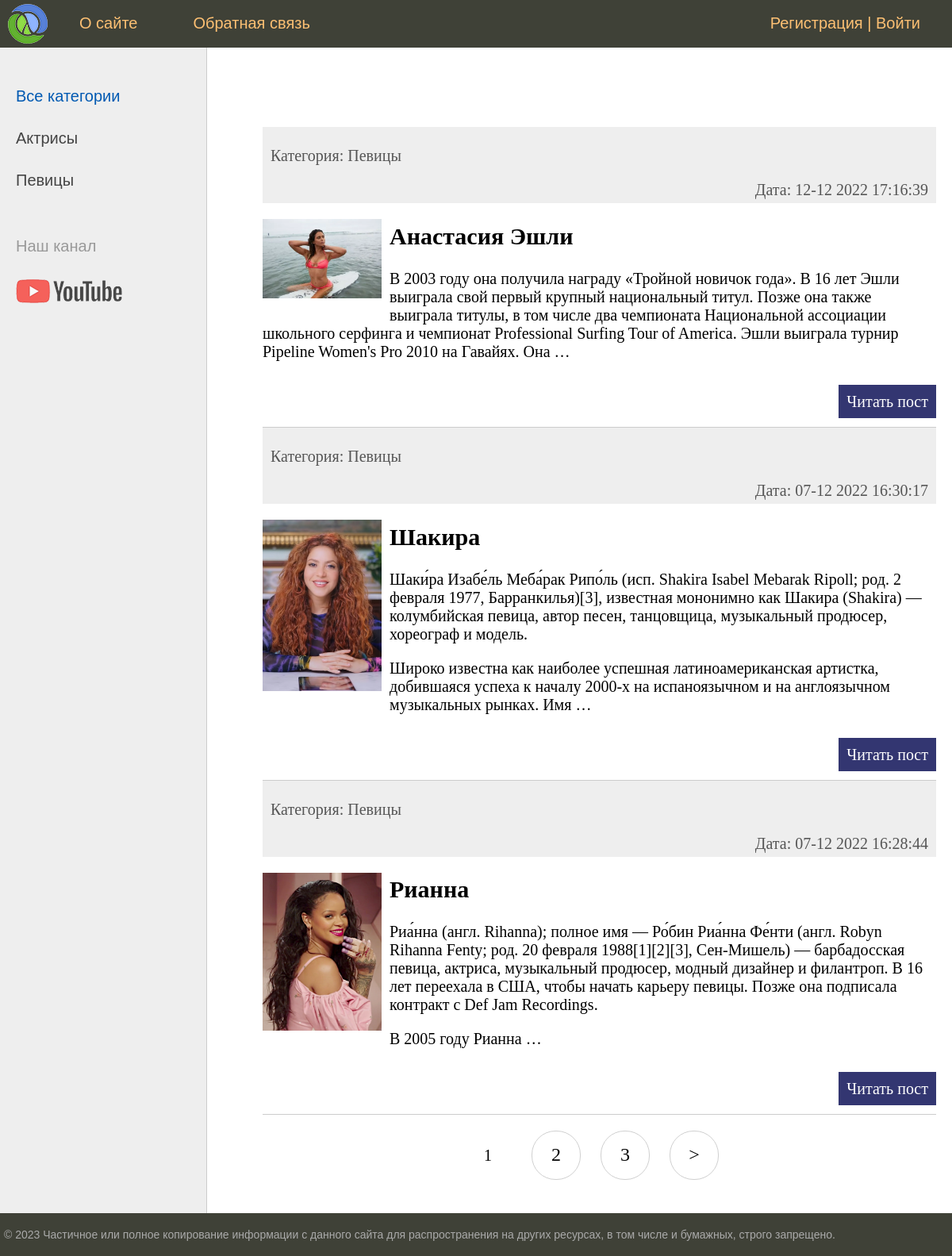
The app's page /, older data.
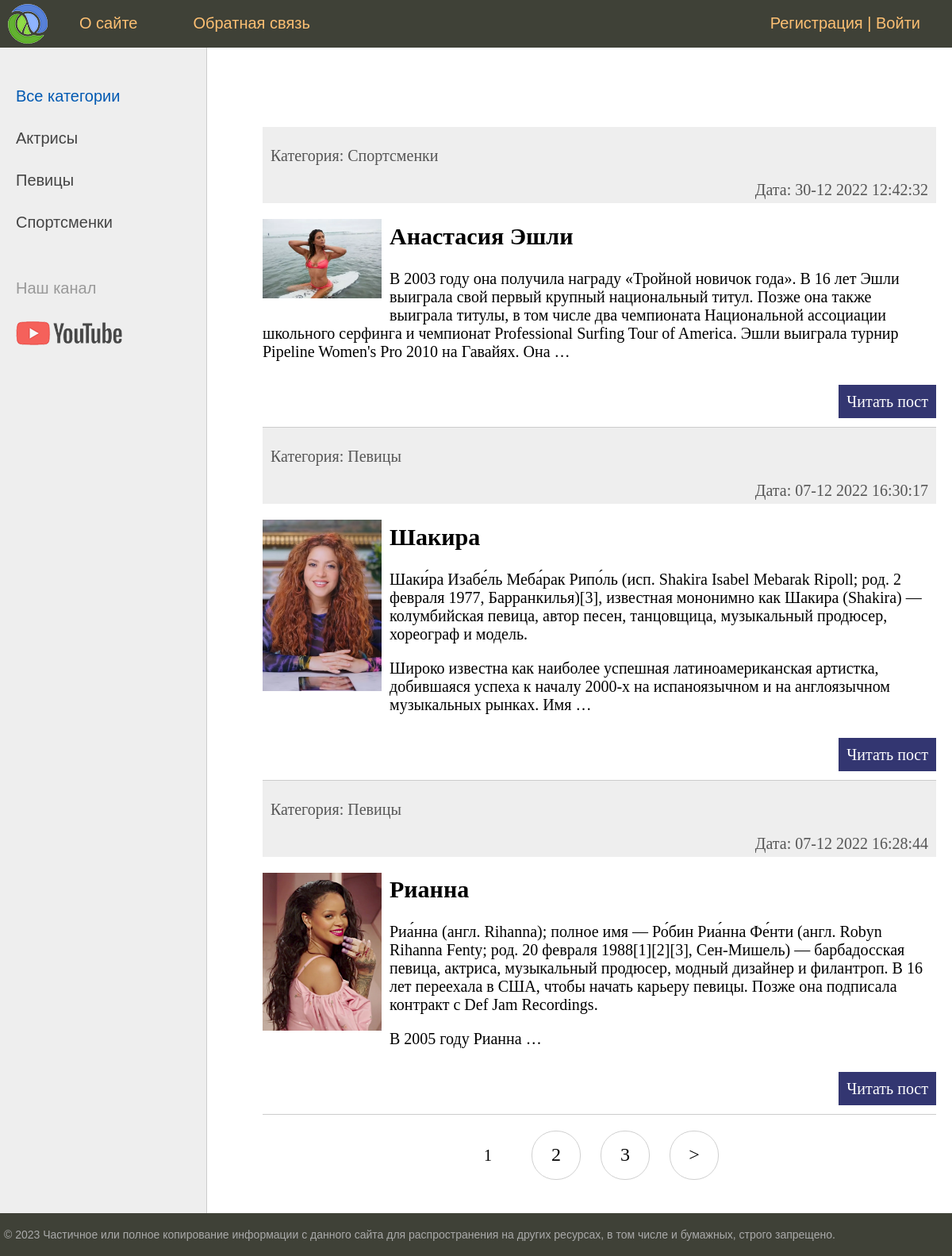
The same page, newer data.
### women/models.py (models this page shows, shortened)
class Category(models.Model):
    name = models.CharField(max_length=100, db_index=True, verbose_name='Категория')
    slug = models.SlugField(max_length=255, unique=True, db_index=True, verbose_name='URL')
    def __str__(self):
        return self.name
    def get_absolute_url(self):
        return reverse('category', kwargs={'cat_slug': self.slug})
    class Meta:
        verbose_name = 'Категорию'
        verbose_name_plural = 'Категории'
        ordering = ['id']

class Women(models.Model):
    title = models.CharField(max_length=255, verbose_name="Заголовок")
    slug = models.SlugField(max_length=255, unique=True, db_index=True, verbose_name='URL')
    content = models.TextField(blank=True, verbose_name="Текст статьи")
    photo = models.ImageField(upload_to="photos/%Y/%m/%d/", verbose_name="Фото")
    time_create = models.DateTimeField(auto_now_add=True, verbose_name="Время создания")
    time_update = models.DateTimeField(auto_now=True, verbose_name="Время изменения")
    is_published = models.BooleanField(default=True, verbose_name="Публикация")
    cat = models.ForeignKey('Category', on_delete=models.PROTECT,  verbose_name="Категория")
    def get_absolute_url(self):
        return reverse('post', kwargs={'post_slug': self.slug})
    class Meta:
        verbose_name ='Известные женщины'
        verbose_name_plural = 'Известные женщины'
        ordering = ['-time_create', 'title']

### women/views.py (the view)
# urls.py: path('', WomenHome.as_view(), name='home'),
class WomenHome(DataMixin, ListView):
    model = Women
    template_name = 'women/index.html'
    context_object_name = 'posts'
    def get_context_data(self, *, object_list=None, **kwargs):
        context = super().get_context_data(**kwargs)
        c_def = self.get_user_context(title='Главная страница')
        return dict(list(context.items()) + list(c_def.items()))
    def get_queryset(self):
        return Women.objects.filter(is_published=True).select_related('cat')

### women/utils.py (called while the page is built)
    def get_user_context(self, **kwargs):
        context = kwargs
        cats = cache.get('cats')
        if not cats :
            cats = Category.objects.annotate(Count('women'))
            cache.set('cats', cats, 300)
        user_menu = menu.copy()
        if not self.request.user.is_authenticated:
            user_menu.pop(1)
        context['menu'] = user_menu
        context['cats'] = cats
        if 'cat_selected' not in context:
            context['cat_selected'] = 0
        return context

### women/templates/women/index.html (shortened to what this page needs)
{% extends 'women/base.html' %}
{% block content %}
<ul class="list-articles">
	{% for p in object_list %}
			<li><div class="article-panel">
				<p class="'first">Категория: {{p.cat}}</p>
				<p class="last">Дата: {{p.time_update|date:"d-m Y H:i:s"}}</p>
			</div>
{% if p.photo %}
	<p><img class="img-article-left thumb" src="{{p.photo.url}}"> </p>
{% endif %}
				<h2>{{p.title}}</h2>
	{% autoescape on %}
	{{p.content|linebreaks|truncatewords:50}}
	{% endautoescape %}
			<p class="link-read-post"><a href="{{ p.get_absolute_url }}" >Читать пост</a></p>
			</li>
	{% endfor %}
</ul>
{% endblock %}

### women/templates/women/base.html (shortened to what this page needs)
{% load static %}
{% load women_tags %}
<!DOCTYPE html>
<html>
<head>
	<link type="text/css" href="{% static 'women/css/styles.css' %}" rel="stylesheet" />
</head>
<body>
<table class="table-page" border=0 cellpadding="0" cellspacing="0">
<tr><td valign=top>
{% block mainmenu %}
		<div class="header">
			<ul id="mainmenu" class="mainmenu">
			<li class="logo"><a href="{% url 'home' %}"><div class="logo"></div></a></li>
{% for m in menu %}
			<li><a href="{% url m.url_name %}">{{m.title}}</a></li>
{% endfor %}
			{% if request.user.is_authenticated %}
			<li class="last">{{user.username}} | <a href="{% url 'logout' %}">Выйти</a> </li>
			{% else %}
			<li class="last"> <a href="{% url 'register' %}">Регистрация</a> | <a href="{% url 'login' %}">Войти </a></li>
			{% endif %}
			</ul>
		</div>
{% endblock mainmenu %}
<table class="table-content" border=0 cellpadding="0" cellspacing="0">
<tr>
	<td valign="top" class="left-chapters">
	<ul id="leftchapters">
{% if cat_selected == 0 %}
		<li class="selected">Все категории</li>
{% else %}
		<li><a href="{% url 'home' %}">Все категории</a></li>
{% endif %}
{% for c in cats %}
	{% if c.women__count > 0 %}
		{% if c.pk == cat_selected %}
			<li class="selected">{{c.name}}</li>
		{% else %}
			<li><a href="{{ c.get_absolute_url }}">{{c.name}}</a> </li>
		{% endif %}
	{% endif %}
{% endfor %}
		<li class="share">
		<p>Наш канал</p>
		<a class="share-yt" href="https://www.youtube.com/channel/UClJzWfGWuGJL2t-3dYKcHTA/playlists" target="_blank" rel="nofollow"></a>
		</li>
	</ul>
</td>
<td valign="top" class="content">
	<div class="content-text">
{% block content %}
{% endblock %}
{% if page_obj.has_other_pages %}
<nav class="list-pages">
	<ul>
		{% for p in paginator.page_range %}
		{% if page_obj.number == p %}
		<li class="page-num page-num-selected">{{ p }}</li>
		{% elif p >= page_obj.number|add:-2 and p <= page_obj.number|add:2 %}
		<li class="page-num">
			<a href="?page={{ p }}">{{ p }}</a>
		</li>
		{% endif %}
		{% endfor %}
{% if page_obj.has_next %}
<li class="page-num">
	<a href="?page={{ page_obj.next_page_number }}">&gt;</a>
</li>
{% endif %}
	</ul>
</nav>
{% endif %}
	</div>
</td></tr></table>
</td></tr>
<tr><td valign=top>
	<div id="footer">
		<p>&copy; 2023 Частичное или полное копирование информации с данного сайта для распространения на других ресурсах, в том числе и бумажных, строго запрещено.</p>
	</div>
</td></tr></table>
</body>
</html>

### women/static/women/css/styles.css (style rules this page uses)
html, body { font-family: 'Arial'; margin: 0; padding: 0; height: 100%; width: 100%; color: #444; }
a { color: #0059b2; text-decoration: none; }
img { max-width: 600px; height: auto; }
img.img-article-left { max-width: 300px; height: auto; float: left; padding: 0 10px 10px 0; }
img.img-article-left.thumb { max-width: 150px; height: auto; }
p.link-read-post { text-align: right; }
p.link-read-post a { padding: 10px; min-width: 100px; background: #333671; color: #fff; text-decoration: none; }
div.article-panel { background: #eee; padding: 5px 10px 5px 10px; box-sizing: border-box; overflow: hidden; color: #555; }
div.article-panel p.last { margin: 0; float: right; }
ul.list-articles { list-style: none; margin: 0; padding: 0; }
ul.list-articles li { border-bottom: 1px solid #ccc; }
.table-page { width: 100%; height: 100%; vertical-align: top; }
.table-page tr { height: 100%; }
.header { background: #3F4137; height: 60px; }
.logo { background: url('../images/logo.png') no-repeat 10px 5px; width: 70px; height: 60px; }
ul.mainmenu { list-style: none; margin: 0; padding: 0; height: 60px; color: #fdc073; font-size: 20px; overflow: hidden; }
ul.mainmenu li { float: left; margin: 18px 40px 0 30px; }
ul.mainmenu li.logo { margin: 0; }
ul.mainmenu li.last { float: right; }
ul.mainmenu li a { color: #fdc073; text-decoration: none; }
.table-content { width: 100%; min-height: 100%; height: 100%; }
.left-chapters { margin: 0; background: #eee; border-right: 1px solid #ccc; min-height: 100%; }
.left-chapters ul { width: 230px; min-height: 100%; margin: 0; padding: 20px 10px 10px 20px; list-style: none; font-size: 20px; }
.left-chapters ul li { margin: 30px 0 0 0; color: #999; }
.left-chapters ul li.selected { color: #0059b2; }
.left-chapters ul li a { color: #444; text-decoration: none; }
.left-chapters ul li.share { margin: 60px 0 0 0; }
.left-chapters ul li.share p { margin: 30px 0 30px 0; }
.left-chapters ul li.share a { display: inline-block; width: 40px; height: 40px; margin: 0 20px 0 0; }
.left-chapters ul li.share a.share-yt { width: 100%; height: 30px; background: url('../images/share_yt.png') no-repeat 0 0 }
.content { padding: 40px 20px 20px 40px; width: 100%; box-sizing: border-box; }
.content-text { margin: 60px 0 0 30px; color: #000; font-size: 20px; font-family: Yandex Sans Display Light; }
#footer { box-sizing: border-box; background: #3F4137; padding: 5px; color: #aaa; font-size: 14px; font-family: Verdana, Geneva, Arial, Helvetica; text-align: left; overflow: hidden; }
.list-pages { text-align: center; margin: 0 0 20px 0; }
.list-pages ul { margin: 20px 0 0 0; padding: 0; list-style: none; }
.list-pages ul li { display: inline-block; margin: 0 20px 0 0; }
.list-pages a { color: #000; font-size: 24px; text-decoration: none; }
.list-pages .page-num, .page-num-selected { display: inline-block; width: 60px; height: 44px; padding: 16px 0 0 0; border: 1px solid #d0d0d0; border-radius: 30px; }
.list-pages .page-num-selected { border: none; color: #000; font-size: 20px; }

Row changes from the older to the newer data that the page shows:
now on this page (row unchanged): Category: name "Спортсменки"
changed Women "Анастасия Эшли": cat "Певицы" → "Спортсменки"; time_update "12-12 2022 17:16:39" → "30-12 2022 12:42:32"
